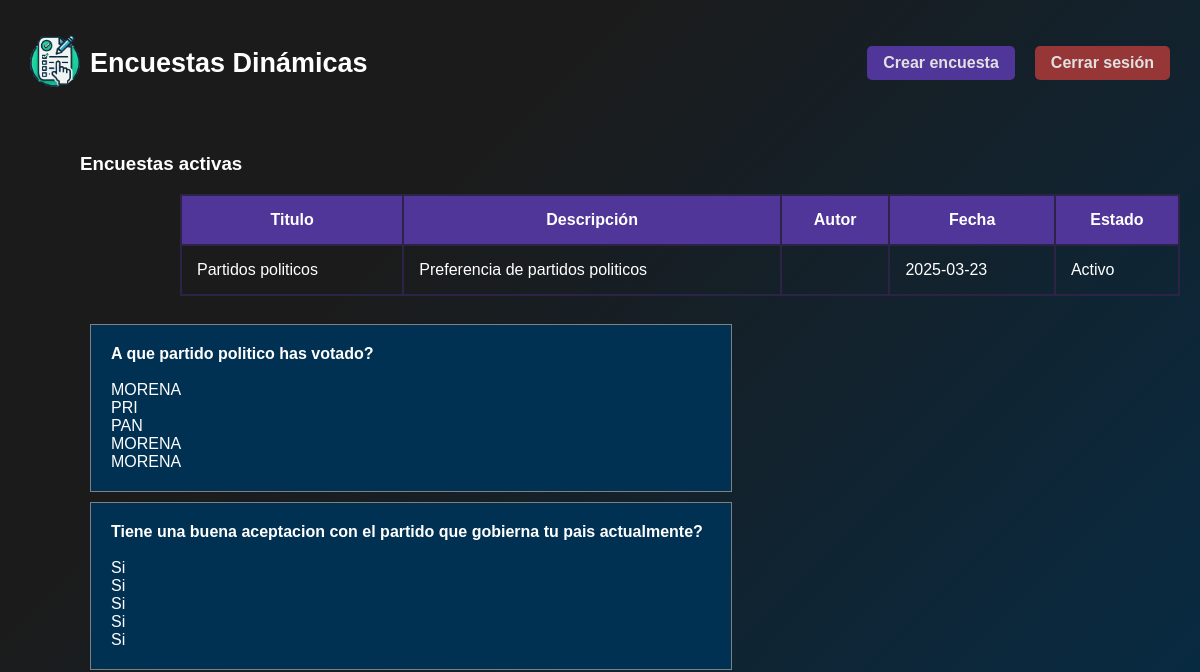
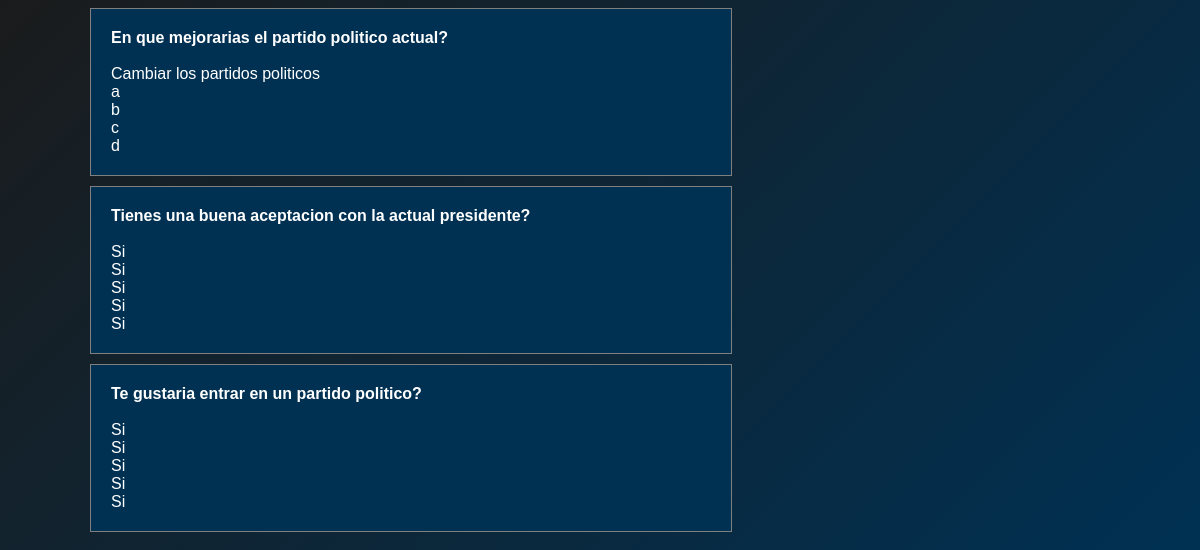
Page /resultados.php?id=4 (signed in) on the earlier database version (2 pictures, top to bottom).
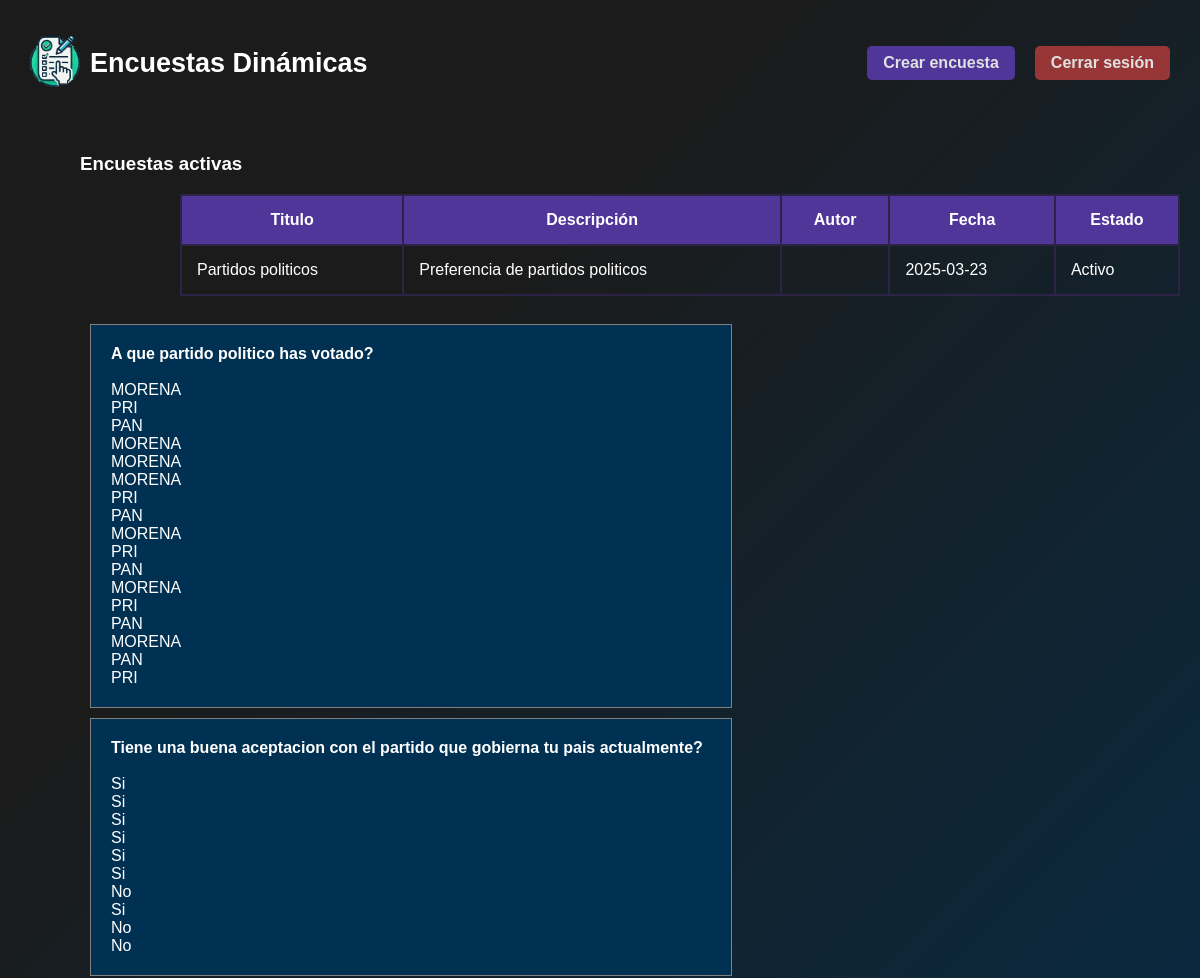
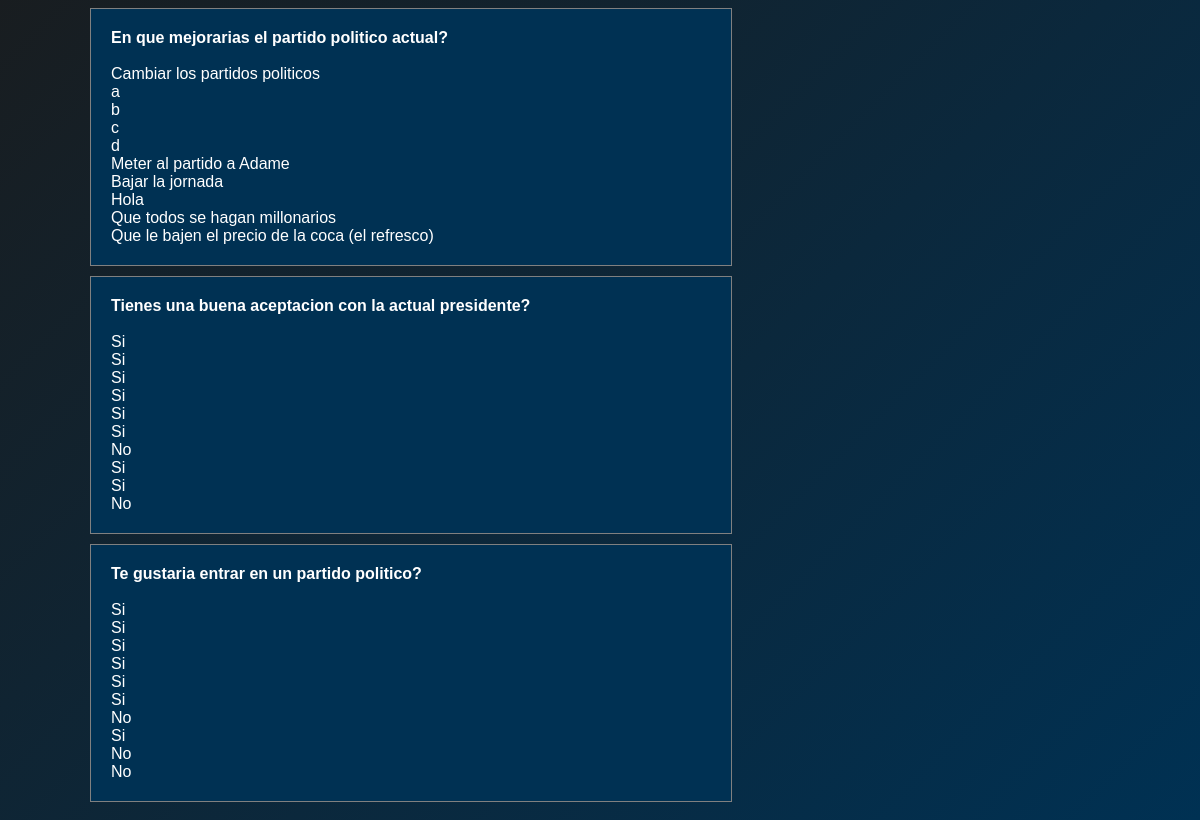
Same page on the later database version (2 pictures, top to bottom).
### tables this page shows
CREATE TABLE `enc_encuestasm` (
  `idencuesta` int(11) NOT NULL,
  `nombre` varchar(255) NOT NULL,
  `descripcion` varchar(255) NOT NULL,
  `idusuario` int(11) NOT NULL,
  `fecha` date NOT NULL,
  `activo` varchar(1) NOT NULL
);

CREATE TABLE `enc_pregunta` (
  `idpregunta` int(11) NOT NULL,
  `idencuesta` int(11) NOT NULL,
  `textopregunta` varchar(255) NOT NULL,
  `requerida` varchar(1) NOT NULL,
  `idtipopregunta` int(11) NOT NULL
);

CREATE TABLE `enc_opcion` (
  `idopciones` int(11) NOT NULL,
  `idpregunta` int(11) NOT NULL,
  `opcion` varchar(255) NOT NULL
);

CREATE TABLE `enc_respuestatexto` (
  `idrespuestatexo` int(11) NOT NULL,
  `respuesta` varchar(255) NOT NULL,
  `idrespuestas` int(11) NOT NULL,
  `idpregunta` int(11) NOT NULL
);

### resultados.php (the view, shortened to what this page needs)
<?php
$username = "root";
$password = "";
$database = "db_encuestas";
$mysqli = new mysqli("localhost", $username, $password, $database);
$idEncuesta = $_GET['id'] ?? null;
$query = "SELECT * FROM enc_encuestasm INNER JOIN usuarios ON enc_encuestasm.idusuario=usuarios.idusuario WHERE idencuesta = $idEncuesta ORDER BY idencuesta ASC";
$preguntas = "SELECT * FROM enc_pregunta WHERE idencuesta = $idEncuesta";
$tabla = [];
?>
<!DOCTYPE html>
<html lang="en">
<head>
</head>
<body>
    <?php include __DIR__ . "/includes/header.php"; ?>
    <div class="items-welcome">
        <div class="wrap-welcome">
            <h3>Encuestas activas</h3>
            <form id="formSeleccionEncuesta">
                <table class="table-welcome">
                    <tr>
                        <th>Titulo</th>
                        <th>Descripción</th>
                        <th>Autor</th>
                        <th>Fecha</th>
                        <th>Estado</th>
                    </tr>
                    <?php
                    if ($result = $mysqli->query($query)) {
                        while ($row = $result->fetch_assoc()) {
                            $nombre = $row["nombre"];
                            $descripcion = $row["descripcion"];
                            $autor = $row["nombreU"];
                            $fecha = $row["fecha"];
                            $activo = $row["activo"];
                            echo "<tr>
                                    <td>$nombre</td>
                                    <td>$descripcion</td>
                                    <td>$autor</td>
                                    <td>$fecha</td>
                                    <td>";
                                        echo ($activo == 'S') ? 'Activo' : 'Inactivo';
                            echo "</td>
                                  </tr>";
                        }
                    }
                    ?>
                </table>
            </form>
            <br>
        </div>
        <div class="wrap-welcome">
            <form id="formSeleccionEncuesta">
                    <?php
                    if ($result = $mysqli->query($preguntas)) {
                        while ($row = $result->fetch_assoc()) {
                            echo '<div class="preguntas">';
                            $textopregunta = $row["textopregunta"];
                            echo '<div style="font-weight: bold;">';
                            echo $textopregunta;
                            echo '</div>';
                            $num_pregunta = $row["idpregunta"];
                            $tipo_pregunta = $row["idtipopregunta"];
                            $tabla[] = $textopregunta;
                            echo "<br>";
                            if ($tipo_pregunta == "1" or $tipo_pregunta == "2"){
                                $resultados_texto = "SELECT respuesta FROM enc_respuestatexto WHERE idpregunta = $num_pregunta";
                                if ($result1=$mysqli->query($resultados_texto)){
                                    while ($row = $result1->fetch_assoc()){
                                        $tabla[$textopregunta][]=$row["respuesta"];
                                        $valor = $row["respuesta"];
                                        echo "$valor<br>";
                                    }
                                }
                            } else {
                                    $resultados_opcion = "SELECT idopciones FROM enc_respuestaopcion WHERE idpregunta = $num_pregunta";
                                    if ($result2=$mysqli->query($resultados_opcion)){
                                        while($row = $result2->fetch_assoc()){
                                            $tabla[$textopregunta][]=$row["idopciones"];
                                            $valor = $row["idopciones"];
                                            $opcion_texto = "SELECT opcion FROM enc_opcion WHERE idopciones=$valor";
                                            $result3 = $mysqli->query($opcion_texto);
                                            while($valor_texto = $result3->fetch_assoc()){
                                                $valor_final=$valor_texto["opcion"];
                                            };
                                            echo "$valor_final<br>";
                                        }
                                    }
                            }
                            echo '</div>';
                        }
                    }
                    ?>
                    <?php
                        echo '<pre>'; print_r($tabla); echo '</pre>';
                    ?>
            </form>
        </div>
    </div>
</body>
</html>

### includes/header.php (shortened to what this page needs)
<!DOCTYPE html>
<html lang="es">
<head>
    <link rel="stylesheet" href="/encuestas/assets/css/style.css">
    <link rel="stylesheet" href="https://cdnjs.cloudflare.com/ajax/libs/font-awesome/4.7.0/css/font-awesome.min.css">
</head>
<body>
    <header class="header-container">
        <div class="header_one">
            <a href="/encuestas/index.php">
                <img class="logo" src="/encuestas/imagenes/logo4.webp" alt="logo">
            </a>
            <h2 class="title_page">Encuestas Dinámicas</h2>
        </div>
        <div class="header_two">
            <?php if (isset($_SESSION['idusuario'])): ?>
                <a href="/encuestas/agregar.php"><button class="index_button_two">Crear encuesta</button></a>
                <a href="/encuestas/logout.php"><button class="index_button_two cerrar_sesion">Cerrar sesión</button></a>
            <?php else: ?>
                <a href="/encuestas/login.php"><button class="index_button_one">Iniciar sesión</button></a>
                <a href="/encuestas/register.php"><button class="index_button_two">Registro</button></a>
            <?php endif; ?>
        </div>
    </header>

### assets/css/style.css (style rules this page uses)
* { font-family: 'Arial'; color: white; }
html, body { height: 100%; min-height: 100vh; margin: 0; padding: 0; background-color: #003153; background-image: linear-gradient(315deg, #003153 0%, #1B1B1B 74%); width: 100%; overflow-x: hidden; }
.header-container { font-weight: bold; font-size: 18px; align-items: center; display: flex; flex-direction: row; justify-content: space-between; margin: 15px auto; padding: 10px 20px; max-width: 1200px; }
.header_one { display: flex; align-items: center; }
.logo { width: 50px; height: auto; }
.header_two { display: flex; align-items: center; }
.header_one a { padding: 10px; text-decoration: none; }
.header_two a { padding: 10px; text-decoration: none; }
a { color: white; transition: all 0.3s ease 0s; }
.index_button_two { color: rgb(225, 225, 225); font-weight: bold; font-size: 16px; background-color: #51369A; border-radius: 5px; border: none; padding: 0.5rem 1rem; min-width: 120px; cursor: pointer; transition: all 0.3s ease 0s; }
.cerrar_sesion { background-color: rgb(150, 54, 54) !important; }
.items-welcome { display: inline-flex; flex-direction: column; }
.table-welcome { width: 750px; border-collapse: collapse; margin: 20px 0px 200px 0px; }
th, td { border: 4px solid #51369A; padding: 8px; text-align: left; }
button { color: rgb(233, 233, 233); font-weight: bold; font-size:16px; background-color: #51369A; border-radius: 5px; border: none; padding: 5px 5px; min-width: 120px; cursor: pointer; transition: all 0.3s ease 0s; }
.table-welcome { width: 100%; max-width: 1000px; margin: auto; border-collapse: collapse; }
.table-welcome td, .table-welcome th { border: 2px solid #2c2347; padding: 15px; }
.table-welcome th { background-color: #51369A; text-align: center; }
.items-welcome { width: 100%; padding: 0.5rem 5rem; }
.preguntas { background-color: #003153; width: 50%; padding: 20px; border: 1px solid grey; margin: 10px; }

Differences in the rows shown:
added enc_respuestatexto: respuesta "Meter al partido a Adame", shown under enc_pregunta "En que mejorarias el partido politico actual?"
added enc_respuestatexto: respuesta "Bajar la jornada", shown under enc_pregunta "En que mejorarias el partido politico actual?"
added enc_respuestatexto: respuesta "Hola", shown under enc_pregunta "En que mejorarias el partido politico actual?"
added enc_respuestatexto: respuesta "Que todos se hagan millonarios", shown under enc_pregunta "En que mejorarias el partido politico actual?"
added enc_respuestatexto: respuesta "Que le bajen el precio de la coca (el refresco)", shown under enc_pregunta "En que mejorarias el partido politico actual?"
Other differences:
new list line: "MORENA"
new list line: "PRI"
new list line: "PAN"
new list line: "Si"
new list line: "No"
